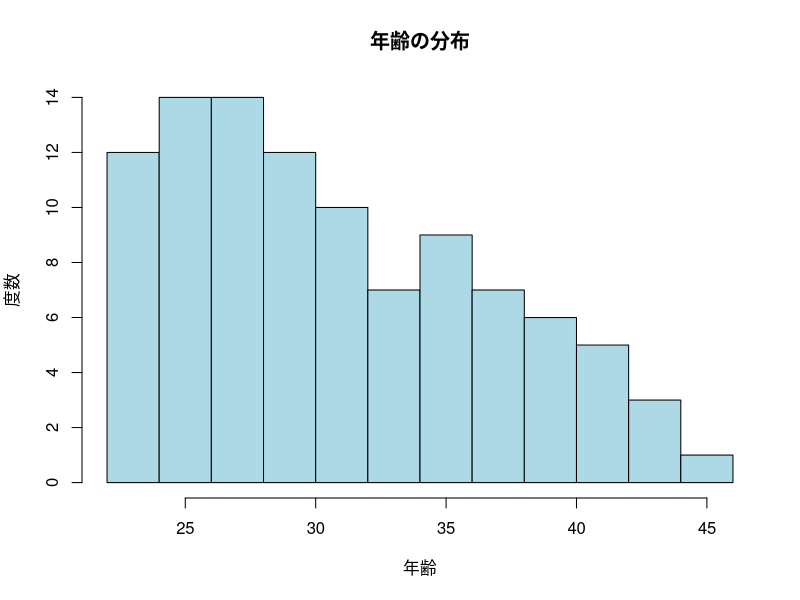
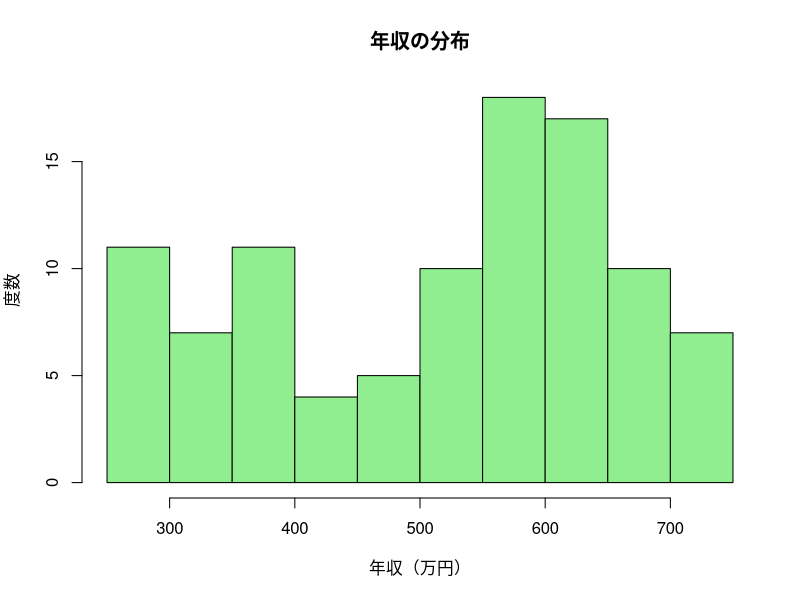
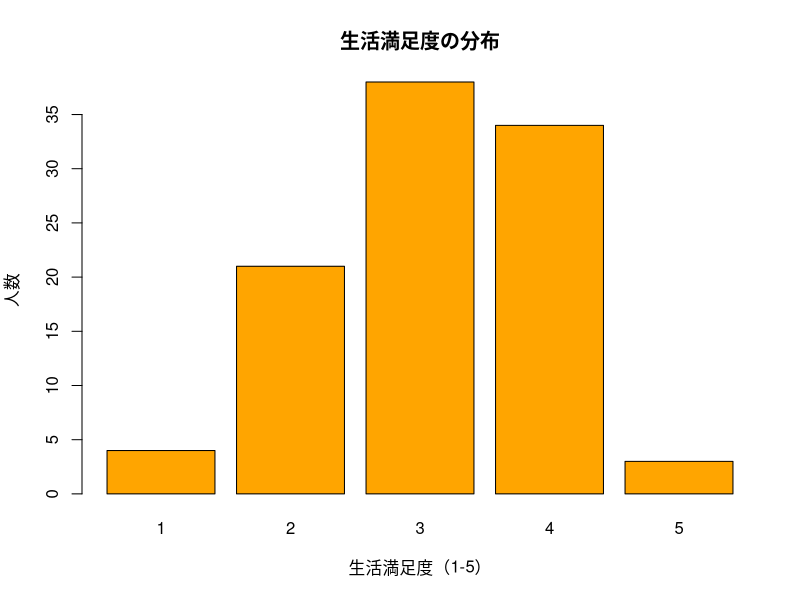
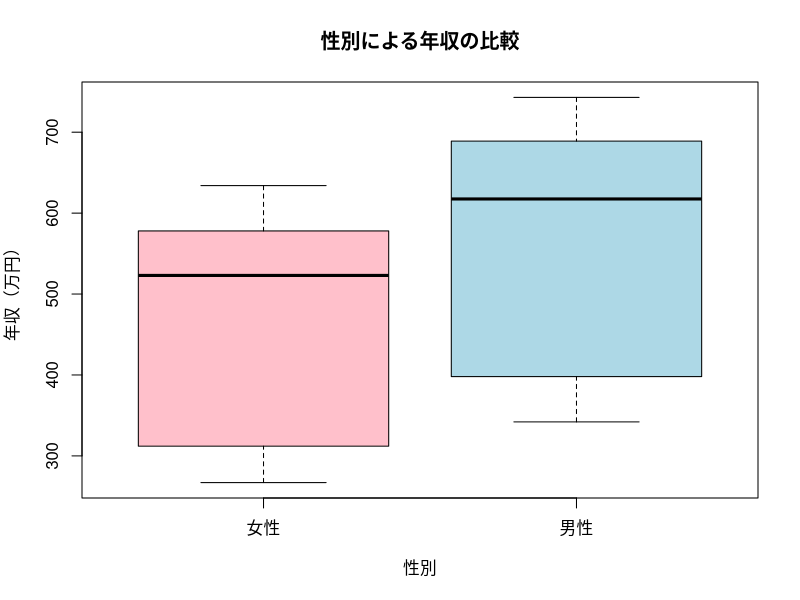
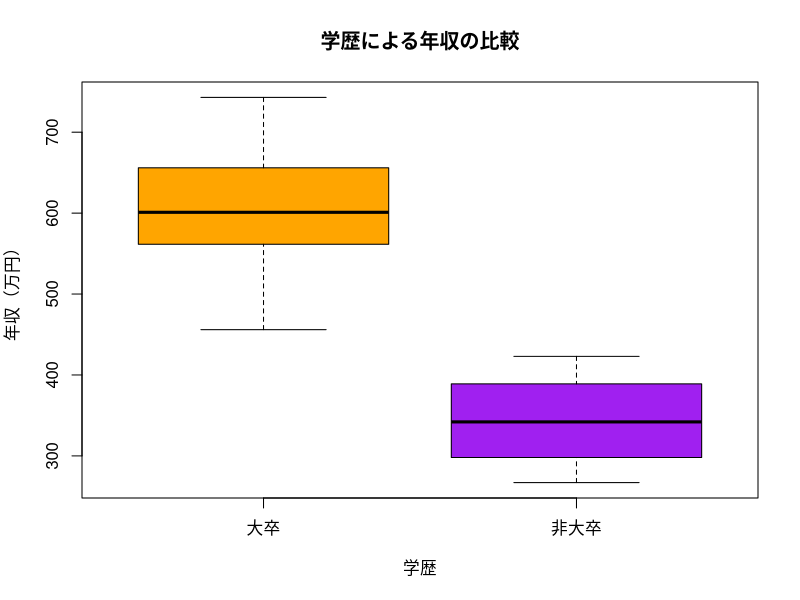
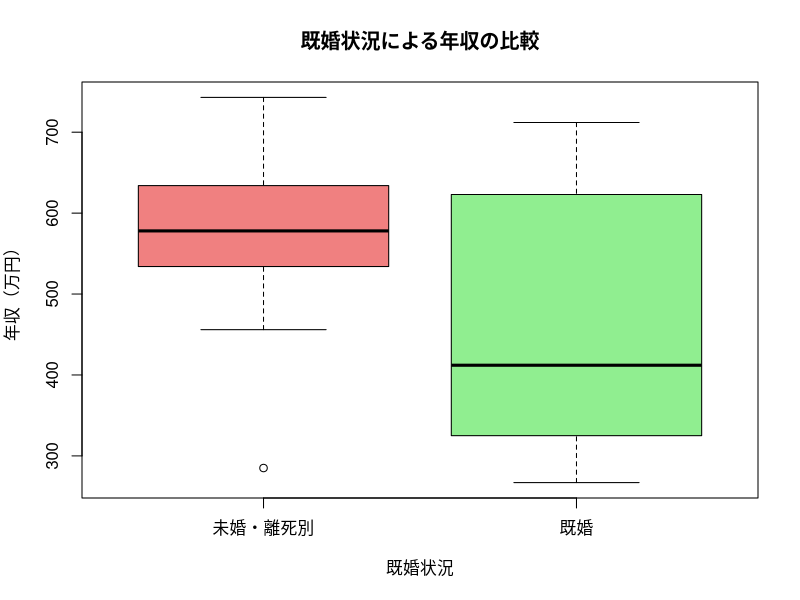
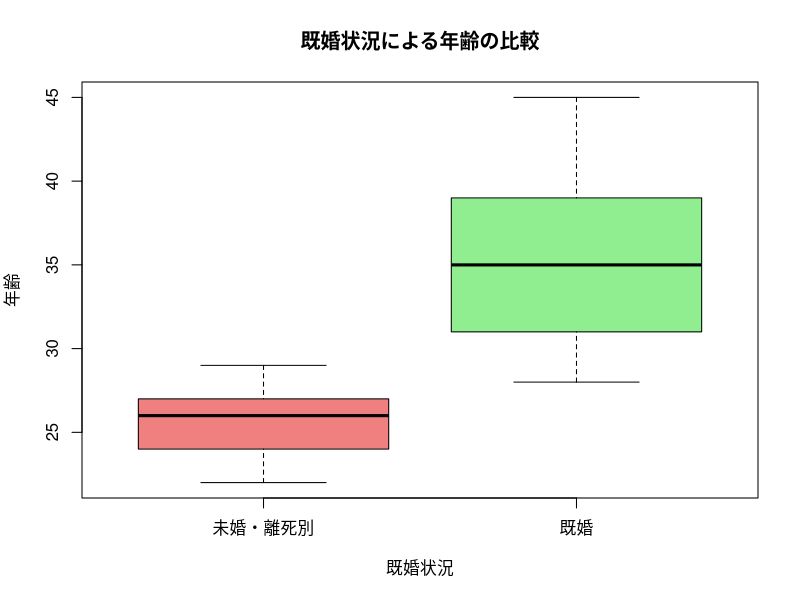
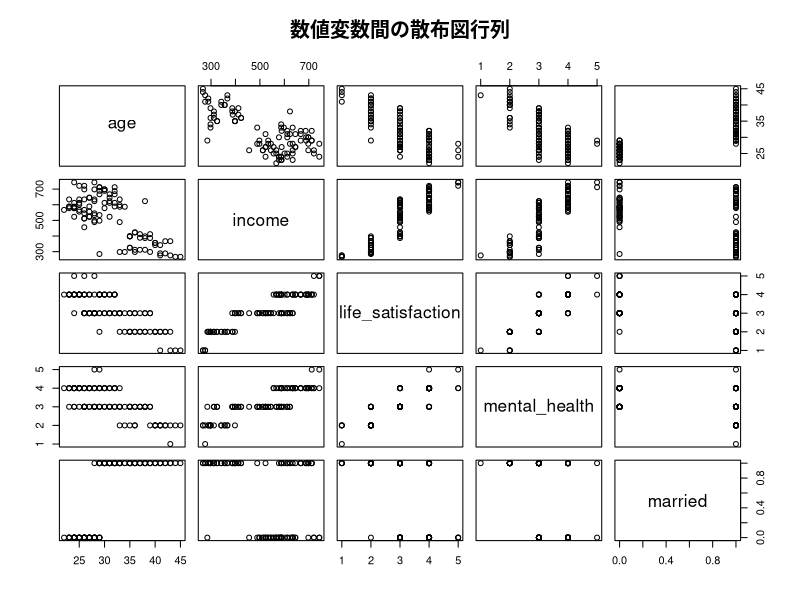

Source code (R) for these figures, in order: (Note: this script raises an error after producing the figures.)
# =============================================================================
# R基礎演習 - 第2回: 回帰分析
# 対象: 大学生向け統計学習
# 内容: 単回帰分析、重回帰分析、ロジスティック回帰分析
# =============================================================================

# 作業環境のクリア
rm(list = ls())

# 図の日本語表示用
#par(family = "Meiryo") #Windows
#par(family= "HiraKakuProN-W3") #Mac

print("=== R回帰分析演習を開始します ===")

# =============================================================================
# 1. データの読み込みと確認
# =============================================================================

print("=== 1. データの読み込み ===")

# CSVファイルの読み込み
data <- read.csv("data/lifestyle_data.csv", fileEncoding = "UTF-8")

# データの基本情報を確認
print("データの行数と列数:")
print(dim(data))

print("データの最初の6行:")
print(head(data))

print("データの構造:")
print(str(data))

print("データの基本統計量:")
print(summary(data))

# =============================================================================
# 2. データの前処理
# =============================================================================

print("=== 2. データの前処理 ===")

# カテゴリカル変数をファクター型に変換
data$gender <- as.factor(data$gender)
data$education <- as.factor(data$education)

# 欠損値の確認
print("欠損値の確認:")
print(colSums(is.na(data)))

# 既婚状況の分布確認
print("既婚状況の分布:")
print(table(data$married))
print("既婚率:")
print(prop.table(table(data$married)))

# =============================================================================
# 3. 記述統計とデータ可視化
# =============================================================================

print("=== 3. 記述統計とデータ可視化 ===")

# 年齢の分布
print("年齢の基本統計量:")
print(summary(data$age))

hist(data$age, 
     main = "年齢の分布", 
     xlab = "年齢", 
     ylab = "度数",
     col = "lightblue",
     breaks = 10)

# 年収の分布
print("年収の基本統計量:")
print(summary(data$income))

hist(data$income, 
     main = "年収の分布", 
     xlab = "年収（万円）", 
     ylab = "度数",
     col = "lightgreen",
     breaks = 15)

# 生活満足度の分布
print("生活満足度の基本統計量:")
print(table(data$life_satisfaction))

barplot(table(data$life_satisfaction),
        main = "生活満足度の分布",
        xlab = "生活満足度（1-5）",
        ylab = "人数",
        col = "orange")

# グループ別の年収比較
print("性別による年収の違い:")
print(by(data$income, data$gender, summary))

boxplot(income ~ gender, data = data,
        main = "性別による年収の比較",
        xlab = "性別",
        ylab = "年収（万円）",
        col = c("pink", "lightblue"))

print("学歴による年収の違い:")
print(by(data$income, data$education, summary))

boxplot(income ~ education, data = data,
        main = "学歴による年収の比較",
        xlab = "学歴",
        ylab = "年収（万円）",
        col = c("orange", "purple"))

# 既婚状況別の比較
print("既婚状況による年収の違い:")
married_labels <- c("未婚・離死別", "既婚")
boxplot(income ~ married, data = data,
        main = "既婚状況による年収の比較",
        xlab = "既婚状況",
        ylab = "年収（万円）",
        names = married_labels,
        col = c("lightcoral", "lightgreen"))

print("既婚状況による年齢の違い:")
boxplot(age ~ married, data = data,
        main = "既婚状況による年齢の比較",
        xlab = "既婚状況",
        ylab = "年齢",
        names = married_labels,
        col = c("lightcoral", "lightgreen"))

# =============================================================================
# 4. 相関分析
# =============================================================================

print("=== 4. 相関分析 ===")

# 数値変数間の相関行列
correlation_vars <- c("age", "income", "life_satisfaction", "mental_health", "married")
cor_matrix <- cor(data[correlation_vars])

print("相関行列:")
print(round(cor_matrix, 3))

# 散布図行列
pairs(data[correlation_vars],
      main = "数値変数間の散布図行列")

# 個別の散布図
plot(data$age, data$income,
     main = "年齢と年収の関係",
     xlab = "年齢",
     ylab = "年収（万円）",
     pch = 16,
     col = "blue")

plot(data$income, data$life_satisfaction,
     main = "年収と生活満足度の関係",
     xlab = "年収（万円）",
     ylab = "生活満足度",
     pch = 16,
     col = "red")

plot(data$age, data$married,
     main = "年齢と既婚状況の関係",
     xlab = "年齢",
     ylab = "既婚状況（0=未婚・離死別, 1=既婚）",
     pch = 16,
     col = "green")

plot(data$life_satisfaction, data$mental_health,
     main = "生活満足度と精神的健康の関係",
     xlab = "生活満足度",
     ylab = "精神的健康",
     pch = 16,
     col = "purple")

# =============================================================================
# 5. 単回帰分析
# =============================================================================

print("=== 5. 単回帰分析 ===")

# 5.1 年齢と年収の単回帰
print("5.1 年齢 → 年収の単回帰分析")

model1 <- lm(income ~ age, data = data)
print(summary(model1))

# 回帰直線の描画
plot(data$age, data$income,
     main = "年齢と年収の回帰分析",
     xlab = "年齢",
     ylab = "年収（万円）",
     pch = 16,
     col = "blue")
abline(model1, col = "red", lwd = 2)

# 回帰式の表示
coef1 <- coef(model1)
equation1 <- paste("年収 =", round(coef1[1], 2), "+", round(coef1[2], 2), "× 年齢")
print(paste("回帰式:", equation1))

# 決定係数
r_squared1 <- summary(model1)$r.squared
print(paste("決定係数 (R²):", round(r_squared1, 3)))

# 5.2 年収と生活満足度の単回帰
print("5.2 年収 → 生活満足度の単回帰分析")

model2 <- lm(life_satisfaction ~ income, data = data)
print(summary(model2))

plot(data$income, data$life_satisfaction,
     main = "年収と生活満足度の回帰分析",
     xlab = "年収（万円）",
     ylab = "生活満足度",
     pch = 16,
     col = "red")
abline(model2, col = "blue", lwd = 2)

coef2 <- coef(model2)
equation2 <- paste("生活満足度 =", round(coef2[1], 3), "+", round(coef2[2], 6), "× 年収")
print(paste("回帰式:", equation2))

r_squared2 <- summary(model2)$r.squared
print(paste("決定係数 (R²):", round(r_squared2, 3)))

# 5.3 年齢と生活満足度の単回帰
print("5.3 年齢 → 生活満足度の単回帰分析")

model3 <- lm(life_satisfaction ~ age, data = data)
print(summary(model3))

plot(data$age, data$life_satisfaction,
     main = "年齢と生活満足度の回帰分析",
     xlab = "年齢",
     ylab = "生活満足度",
     pch = 16,
     col = "green")
abline(model3, col = "red", lwd = 2)

coef3 <- coef(model3)
equation3 <- paste("生活満足度 =", round(coef3[1], 3), "+", round(coef3[2], 4), "× 年齢")
print(paste("回帰式:", equation3))

r_squared3 <- summary(model3)$r.squared
print(paste("決定係数 (R²):", round(r_squared3, 3)))

# =============================================================================
# 6. 重回帰分析
# =============================================================================

print("=== 6. 重回帰分析 ===")

# 6.1 年収を目的変数とする重回帰
print("6.1 年収を目的変数とする重回帰分析")

model4 <- lm(income ~ age + gender + education + married + life_satisfaction + mental_health, data = data)
print(summary(model4))

# モデルの比較（単回帰 vs 重回帰）
print("モデル比較（年収）:")
print(paste("年齢のみのR²:", round(summary(model1)$r.squared, 3)))
print(paste("重回帰のR²:", round(summary(model4)$r.squared, 3)))
print(paste("調整済みR²:", round(summary(model4)$adj.r.squared, 3)))

# 6.2 生活満足度を目的変数とする重回帰
print("6.2 生活満足度を目的変数とする重回帰分析")

model5 <- lm(life_satisfaction ~ age + gender + education + married + income + mental_health, data = data)
print(summary(model5))

print("モデル比較（生活満足度）:")
print(paste("年収のみのR²:", round(summary(model2)$r.squared, 3)))
print(paste("年齢のみのR²:", round(summary(model3)$r.squared, 3)))
print(paste("重回帰のR²:", round(summary(model5)$r.squared, 3)))
print(paste("調整済みR²:", round(summary(model5)$adj.r.squared, 3)))

# 6.3 精神的健康を目的変数とする重回帰
print("6.3 精神的健康を目的変数とする重回帰分析")

model6 <- lm(mental_health ~ age + gender + education + married + income + life_satisfaction, data = data)
print(summary(model6))

print(paste("精神的健康モデルの調整済みR²:", round(summary(model6)$adj.r.squared, 3)))

# 残差分析
print("残差分析:")
par(mfrow = c(2, 2))
plot(model4, main = "年収モデルの診断")
par(mfrow = c(1, 1))

# =============================================================================
# 7. ロジスティック回帰分析
# =============================================================================

print("=== 7. ロジスティック回帰分析 ===")

# 7.1 既婚状況を目的変数とするロジスティック回帰
print("7.1 既婚状況を目的変数とするロジスティック回帰")

logit_model1 <- glm(married ~ age + gender + education + income + life_satisfaction + mental_health, 
                    data = data, family = binomial)
print(summary(logit_model1))

# オッズ比の計算
odds_ratios <- exp(coef(logit_model1))
print("オッズ比:")
print(round(odds_ratios, 3))

# 7.2 生活満足度高群を目的変数とするロジスティック回帰
print("7.2 生活満足度高群（4-5点）を目的変数とするロジスティック回帰")

# 生活満足度を二値化（4-5点を高群とする）
data$high_satisfaction <- ifelse(data$life_satisfaction >= 4, 1, 0)

print("生活満足度高群の分布:")
print(table(data$high_satisfaction))
print("生活満足度高群の割合:")
print(prop.table(table(data$high_satisfaction)))

logit_model2 <- glm(high_satisfaction ~ age + gender + education + married + income + mental_health, 
                    data = data, family = binomial)
print(summary(logit_model2))

odds_ratios2 <- exp(coef(logit_model2))
print("オッズ比:")
print(round(odds_ratios2, 3))

# 7.3 精神的健康高群を目的変数とするロジスティック回帰
print("7.3 精神的健康高群（4-5点）を目的変数とするロジスティック回帰")

data$high_mental_health <- ifelse(data$mental_health >= 4, 1, 0)

print("精神的健康高群の分布:")
print(table(data$high_mental_health))
print("精神的健康高群の割合:")
print(prop.table(table(data$high_mental_health)))

logit_model3 <- glm(high_mental_health ~ age + gender + education + married + income + life_satisfaction, 
                    data = data, family = binomial)
print(summary(logit_model3))

odds_ratios3 <- exp(coef(logit_model3))
print("オッズ比:")
print(round(odds_ratios3, 3))

# 予測確率の計算例
print("予測確率の例:")
# 平均的な条件での予測
new_data <- data.frame(
  age = mean(data$age),
  gender = "女性",
  education = "大卒",
  income = mean(data$income),
  life_satisfaction = mean(data$life_satisfaction),
  mental_health = mean(data$mental_health)
)

pred_prob_married <- predict(logit_model1, new_data, type = "response")
print(paste("平均的な条件の女性・大卒の既婚確率:", round(pred_prob_married, 3)))

pred_prob_satisfaction <- predict(logit_model2, new_data, type = "response")
print(paste("平均的な条件の女性・大卒・既婚の生活満足度高群確率:", round(pred_prob_satisfaction, 3)))

# =============================================================================
# 8. モデルの比較と評価
# =============================================================================

print("=== 8. モデルの比較と評価 ===")

# AIC による モデル比較
print("線形回帰モデルのAIC比較:")
print(paste("年収モデル（年齢のみ）:", round(AIC(model1), 2)))
print(paste("年収モデル（重回帰）:", round(AIC(model4), 2)))
print(paste("生活満足度モデル（年収のみ）:", round(AIC(model2), 2)))
print(paste("生活満足度モデル（年齢のみ）:", round(AIC(model3), 2)))
print(paste("生活満足度モデル（重回帰）:", round(AIC(model5), 2)))
print(paste("精神的健康モデル（重回帰）:", round(AIC(model6), 2)))

print("ロジスティック回帰モデルのAIC:")
print(paste("既婚状況予測モデル:", round(AIC(logit_model1), 2)))
print(paste("生活満足度高群予測モデル:", round(AIC(logit_model2), 2)))
print(paste("精神的健康高群予測モデル:", round(AIC(logit_model3), 2)))

# 予測精度の評価（ロジスティック回帰）
predictions_married <- ifelse(predict(logit_model1, type = "response") > 0.5, 1, 0)
accuracy_married <- mean(predictions_married == data$married)
print(paste("既婚状況予測の正解率:", round(accuracy_married, 3)))

predictions_satisfaction <- ifelse(predict(logit_model2, type = "response") > 0.5, 1, 0)
accuracy_satisfaction <- mean(predictions_satisfaction == data$high_satisfaction)
print(paste("生活満足度高群予測の正解率:", round(accuracy_satisfaction, 3)))

# 混同行列
print("既婚状況予測の混同行列:")
confusion_matrix_married <- table(実際 = data$married, 予測 = predictions_married)
print(confusion_matrix_married)

print("生活満足度高群予測の混同行列:")
confusion_matrix_satisfaction <- table(実際 = data$high_satisfaction, 予測 = predictions_satisfaction)
print(confusion_matrix_satisfaction)

# =============================================================================
# 9. 結果の解釈とまとめ
# =============================================================================

print("=== 9. 分析結果のまとめ ===")

print("【単回帰分析の結果】")
print(paste("年齢と年収の相関係数:", round(cor(data$age, data$income), 3)))
print(paste("年収と生活満足度の相関係数:", round(cor(data$income, data$life_satisfaction), 3)))
print(paste("年齢と生活満足度の相関係数:", round(cor(data$age, data$life_satisfaction), 3)))

print("【重回帰分析の結果】")
print(paste("年収モデルの調整済みR²:", round(summary(model4)$adj.r.squared, 3)))
print(paste("生活満足度モデルの調整済みR²:", round(summary(model5)$adj.r.squared, 3)))
print(paste("精神的健康モデルの調整済みR²:", round(summary(model6)$adj.r.squared, 3)))

print("【ロジスティック回帰の結果】")
print(paste("既婚状況予測の的中率:", round(accuracy_married, 3)))
print(paste("生活満足度高群予測の的中率:", round(accuracy_satisfaction, 3)))

# =============================================================================
# 10. 練習問題
# =============================================================================

print("=== 10. 練習問題 ===")

print("以下の分析を試してみましょう:")
print("1. 年齢を二次項（age^2）として含む重回帰分析")
print("2. 性別と既婚状況の交互作用項を含む年収の重回帰分析")
print("3. ステップワイズ法による変数選択（step関数を使用）")
print("4. 残差の正規性検定（shapiro.test関数を使用）")
print("5. 年収を対数変換（log）して回帰分析")

# 練習問題1の解答例
print("【練習問題1の解答例】")
data$age_squared <- data$age^2
practice_model <- lm(income ~ age + age_squared + gender + education + married, data = data)
print(paste("二次項を含む年収モデルの調整済みR²:", round(summary(practice_model)$adj.r.squared, 3)))

# 練習問題3の解答例
print("【練習問題3の解答例】")
full_model <- lm(income ~ age + gender + education + married + life_satisfaction + mental_health, data = data)
step_model <- step(full_model, direction = "both", trace = FALSE)
print("ステップワイズ法で選択された変数:")
print(names(coef(step_model)))

print("=== 演習完了 ===")
print("お疲れ様でした！回帰分析の基礎を学習しました。")
print("結果を確認し、統計的有意性や効果の大きさを解釈してみましょう。")